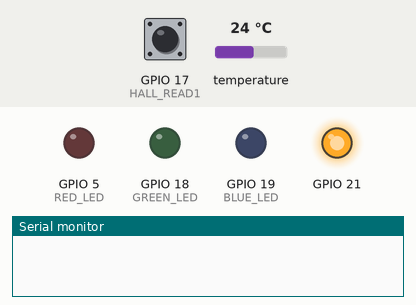
Bench run of a sketch on a simulated ESP32. Parts: output pins drawn as LEDs (lit = HIGH), the last lines printed to the serial monitor. Inputs (shaded band) come from the test bench; at power-on: GPIO 17 (HALL_READ1) HIGH, temperature 24 °C. WiFi joins after 1.5 s; servers stay silent unless stated; uploads are accepted with an empty reply; pins used as bus, display or sensor lines are not drawn. At 10.4 s the program puts the board to deep sleep or switches it off; the recording ends there.

Above: at 0.1 s.
At 2.1 s:
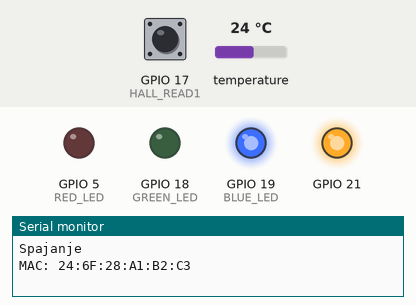
At 6.6 s:
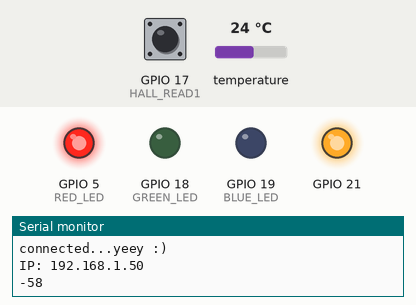
Timing chart, 0 to 10.4 s (numbered marks = the images above):
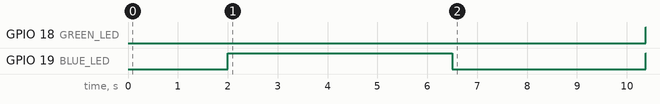

Measured:
- by itself, GPIO 18 (GREEN_LED): LOW → HIGH at 10.4 s
- by itself, GPIO 19 (BLUE_LED): HIGH → LOW at 6.5 s, → HIGH 3.9 s later

The sketch:

php_post.ino
```cpp
// kod za custom implementaciju...

#include <DallasTemperature.h>
#include <HTTPClient.h>
#include <OneWire.h>
#include <WiFiManager.h> // https://github.com/tzapu/WiFiManager

bool wm_nonblocking = false; // change to true to use non blocking
WiFiManager wm;
WiFiManagerParameter custom_field;

String serverName = "https://jambrosic.xyz/mikroklima/submit.php";

unsigned long lastTime = 0;
unsigned long timerDelay = 60000;
#define uS_TO_S_FACTOR 1000000
#define TIME_TO_SLEEP  60
String key = "esp32";  // super tajni key
String macAdresa = "";
String zaSlanjeT = "";
String zaSlanjeH = "";
String zaSlanjeM = "";
int broj_senzora = 0;
bool led_stanje = LOW;
bool zadnjeStanjeHall[3];
bool statusObjekt[3];
#define ONE_WIRE_BUS 13
#define B20_POWER 23
#define HALL_POWER 16
#define HALL_READ1 17
//#define HALL_READ2 18
//#define HALL_READ3 19
#define BATT 32
#define RED_LED 5
#define GREEN_LED 18
#define BLUE_LED 19

OneWire oneWire(ONE_WIRE_BUS);
DallasTemperature sensors(&oneWire);
DeviceAddress Thermometer;

void setup() {
    Serial.begin(115200);
    pinMode(21, OUTPUT);
    digitalWrite(21, HIGH); // status led
    pinMode(RED_LED, OUTPUT);
    pinMode(GREEN_LED, OUTPUT);
    pinMode(BLUE_LED, OUTPUT);
    delay(2000);
    Serial.println("Spajanje");
    Serial.print("MAC: ");
    macAdresa = WiFi.macAddress();
    Serial.println(macAdresa);
    spoji();
    spojeno();
    Serial.println("");
    Serial.print("IP: ");
    Serial.println(WiFi.localIP());
    Serial.println(WiFi.RSSI());
    pinMode(HALL_POWER, OUTPUT);
    pinMode(HALL_READ1, INPUT_PULLUP);
    //pinMode(HALL_READ2, INPUT_PULLUP);
    //pinMode(HALL_READ3, INPUT_PULLUP);
    pinMode(BATT, INPUT);
    pinMode(B20_POWER, OUTPUT);
    digitalWrite(B20_POWER, HIGH);  // no deep sleep
    esp_sleep_enable_timer_wakeup(TIME_TO_SLEEP * uS_TO_S_FACTOR);
}

void loop() {
    /*
     * slanje podataka, određeni interval vremena (timerDelay)
     * ako dođe do promjene u statusObjekt informacije se šalju odmah
     * interval slanja podataka neovisan je o promjeni statusaObjekta (šalje
     * podatke na timerDelay)
     */
    //if ((millis() - lastTime) > timerDelay) {
        mjeri_temperaturu();  // funkcija koja ažurira temperature
        get_metadata();       // WiFi status i baterija
        hallRefresh();        // očitavanje stanja hall senzora
        pushData();  // funkcija koja šalje vrijednosti Gotalu i Biškupu
      //  lastTime = millis();
    //}
    WiFi.disconnect();
    off();
    Serial.flush();
    esp_deep_sleep_start();
}

void hallRefresh() {                // void funkcija očitanja statusaObjekta
    digitalWrite(HALL_POWER, LOW);  // reset hall senzora
    delay(100);
    digitalWrite(HALL_POWER, HIGH);
    delay(100);  // pricekati da se hallovi stabiliziraju?
    zaSlanjeH = "";
    zaSlanjeH = ",\"statusObjekt\" : {";
    for (int i = 0; i < 3; i++) { //do 3 za 3 hall senzora
        statusObjekt[i] =
            digitalRead(17);  // 17, 18, 19 su ulazi senzora statusObjekt-a, obrisano + i jer se koristi samo jedan pin
        delay(20);
        if (statusObjekt[i] !=
            digitalRead(17))  // ako dva slijedna ocitanja daju razlicite
                                  // vrijednosti -> preskoci
            continue;
        /*
         //ovaj dio moramo prodiskutirati
         if(zadnjeStanjeHall[i] != statusObjekt[i]){//
           zadnjeStanjeHall[i] = statusObjekt[i]; //ako je stanje različito
         prijašnjem, zapisuje se u listu lastTime = millis() + timerDelay;
         //Slanje ažuriranih podataka, odmah (ukoliko je doslo do promjene barem
         jednog senzora)
         }
         //ovaj dio se koristio kod instantnog ažuriranja podataka (čim se
         promjenilo stanje prozora)
         */
        zaSlanjeH +=
            "\"" + String(17 + i) + "\" : \"" + statusObjekt[i] +
            "\"";  // spremanje stanja u zaSlanjeH string (u json formatu)
        if (i != 2) zaSlanjeH += ",";
    }
    zaSlanjeH += "}";
}

void pushData() {
    if (WiFi.status() == WL_CONNECTED) {
        spojeno();
        HTTPClient http;

        http.begin(serverName.c_str());
        Serial.println(serverName.c_str());
        http.addHeader("Content-Type", "application/json");

        // String jsonData =  "{\"MAC\" : \"" + macAdresa + "\",\"key\" :
        // \"esp32\",\"temp\" : {\"0xtest1\" : \"15\",\"0xtest2\" : \"20\" ,
        // \"0xtest3\" : \"25\"}}";

        String jsonData = "{\"MAC\" : \"" + macAdresa + "\",\"key\" : \"" +
                          key + "\"," + zaSlanjeT + zaSlanjeH + zaSlanjeM + "}";

        Serial.println(jsonData); // debug u konzoli
        zaSlanjeT = "";  // reset stringa za temperature
        zaSlanjeH = "";  // reset stringa za statusObjekta (hall)
        zaSlanjeM = "";  // reset stringa za metadata

        int httpResponseCode = http.POST(jsonData.c_str());

        if (httpResponseCode > 0) {
            Serial.print("HTTP Response code: ");
            Serial.println(httpResponseCode);
            String payload = http.getString();
            Serial.println(payload);
        } else {
            Serial.print("Error code: ");
            Serial.println(httpResponseCode);
        }
        http.end();
    } else {
        spoji();
    }
}

void get_metadata() {
    zaSlanjeM = ",\"metadata\" : {\"wifi_rssi\" : \"";
    zaSlanjeM += WiFi.RSSI();
    zaSlanjeM += "\",\"baterija\" : \"";
    float ulazA = analogRead(BATT);
    float napon = ulazA / 4096 * 6.6;  // 3.3V nominal, naponsko djelilo 1/2
    zaSlanjeM += uint16_t((napon + 0.3)*1000);          //+0.3 kalibracija, mV conv
    zaSlanjeM += "\"}";
}

void mjeri_temperaturu() {
    digitalWrite(B20_POWER, HIGH);
    delay(1000);
    sensors.begin();  // inicijalizacija senzora u svakom krugu očitanja (omogućuje hot-swap)
    delay(1000);
    broj_senzora = sensors.getDeviceCount();  // spremanje broja senzora
    sensors.requestTemperatures();  // očitavanje temperatura pomoću biblioteke
    delay(100);
    zaSlanjeT += "\"temp\" : {\"";  // početak json dijela s temperaturnim senzorima
    for (int sen = 0; sen < broj_senzora; sen++) {
        if (sensors.getTempCByIndex(sen) == -127) continue;
        sensors.getAddress(Thermometer, sen);
        zaSlanjeT += printAddress(Thermometer);  // očitavanje adrese
        zaSlanjeT += "\" : \"";
        zaSlanjeT += sensors.getTempCByIndex(sen);  // očitavanje temperature
        if (sen != broj_senzora - 1) zaSlanjeT += "\",\"";
        delay(500);  // reading cooldown, u fazi testiranja/traženja problema
    }
    zaSlanjeT += "\"}";
    digitalWrite(B20_POWER, LOW);
}

String printAddress(DeviceAddress deviceAddress)  // funkcija za adresu temperaturnih senzora
{
    String adresa = "0x";
    for (uint8_t i = 0; i < 8; i++) {
        adresa += String(deviceAddress[i], HEX);
    }
    return adresa;
}

void spajanje(){
  digitalWrite(GREEN_LED, LOW);
  digitalWrite(BLUE_LED, HIGH);
  digitalWrite(RED_LED, LOW);
}

void spojeno(){
  digitalWrite(RED_LED, HIGH);
  digitalWrite(GREEN_LED, LOW);
  digitalWrite(BLUE_LED, LOW);
}

void off(){
  digitalWrite(RED_LED, HIGH);
  digitalWrite(GREEN_LED, HIGH);
  digitalWrite(BLUE_LED, HIGH);
}

void spoji(){
  spajanje();
  WiFi.mode(WIFI_STA); // explicitly set mode, esp defaults to STA+AP
  Serial.begin(115200);
  Serial.setDebugOutput(true);
  delay(3000);
  Serial.println("\n Starting");

  // wm.resetSettings(); // wipe settings

  if(wm_nonblocking) wm.setConfigPortalBlocking(false);

  // add a custom input field
  int customFieldLength = 40;
  const char* custom_radio_str = "<br/><label for='customfieldid'>Custom Field Label</label><input type='radio' name='customfieldid' value='1' checked> One<br><input type='radio' name='customfieldid' value='2'> Two<br><input type='radio' name='customfieldid' value='3'> Three";
  new (&custom_field) WiFiManagerParameter(custom_radio_str); // custom html input

  wm.addParameter(&custom_field);
  wm.setSaveParamsCallback(saveParamCallback);

  std::vector<const char *> menu = {"wifi","info","param","sep","restart","exit"};
  wm.setMenu(menu);
  wm.setClass("invert");

  //wm.setSTAStaticIPConfig(IPAddress(10,0,1,99), IPAddress(10,0,1,1), IPAddress(255,255,255,0)); // set static ip,gw,sn
  // wm.setConnectTimeout(20); // how long to try to connect for before continuing
  wm.setConfigPortalTimeout(60); // auto close configportal after n seconds

  bool res;
  res = wm.autoConnect("TSC_mikroklima","password"); // password protected ap

  if(!res) {
    Serial.println("Failed to connect or hit timeout");
    ESP.restart();
  }
  else {
    //if you get here you have connected to the WiFi
    spojeno();
    Serial.println("connected...yeey :)");
  }
}

String getParam(String name){
  //read parameter from server, for customhmtl input
  String value;
  if(wm.server->hasArg(name)) {
    value = wm.server->arg(name);
  }
  return value;
}

void saveParamCallback(){
  Serial.println("[CALLBACK] saveParamCallback fired");
  Serial.println("PARAM customfieldid = " + getParam("customfieldid"));
}
```
